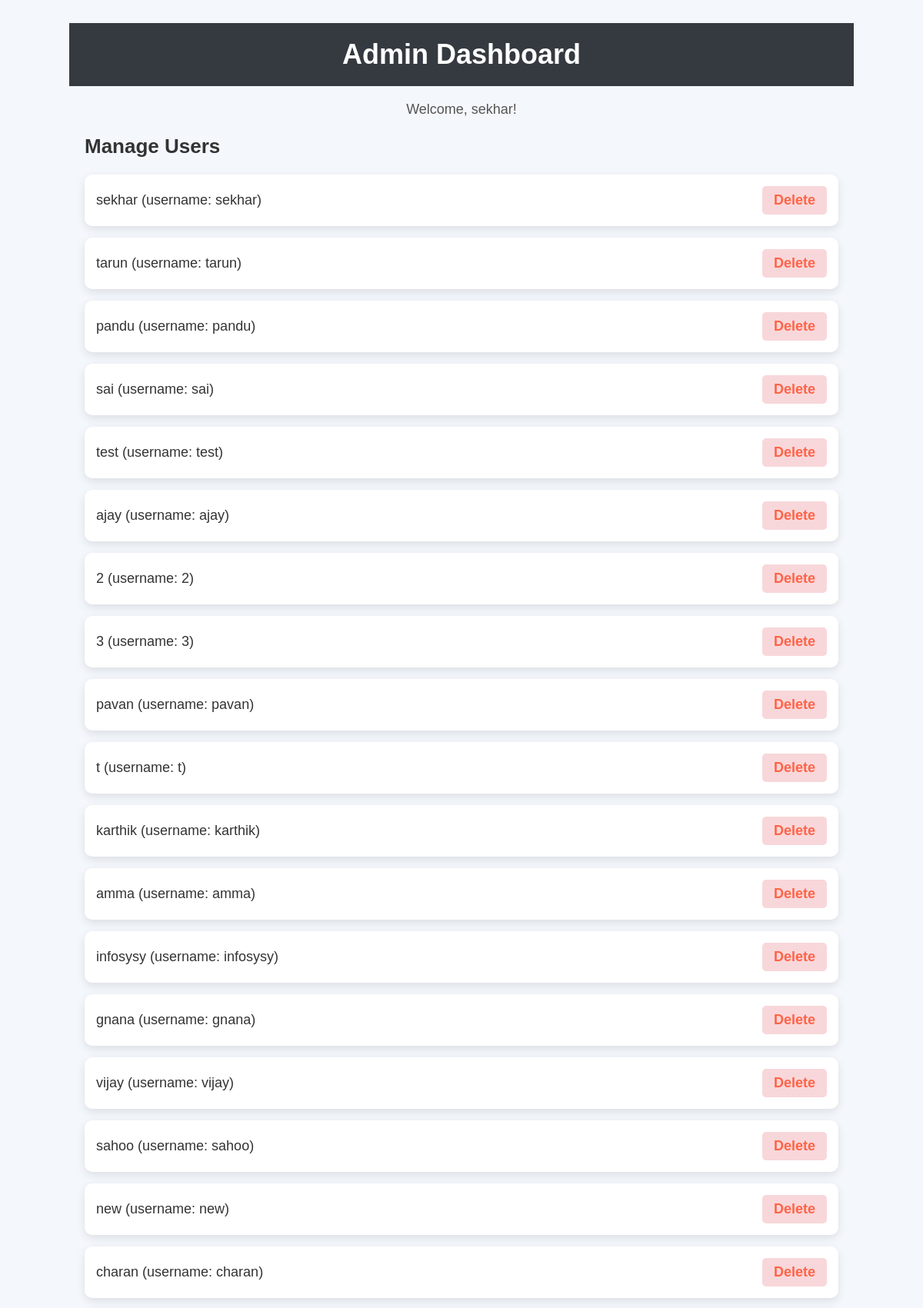
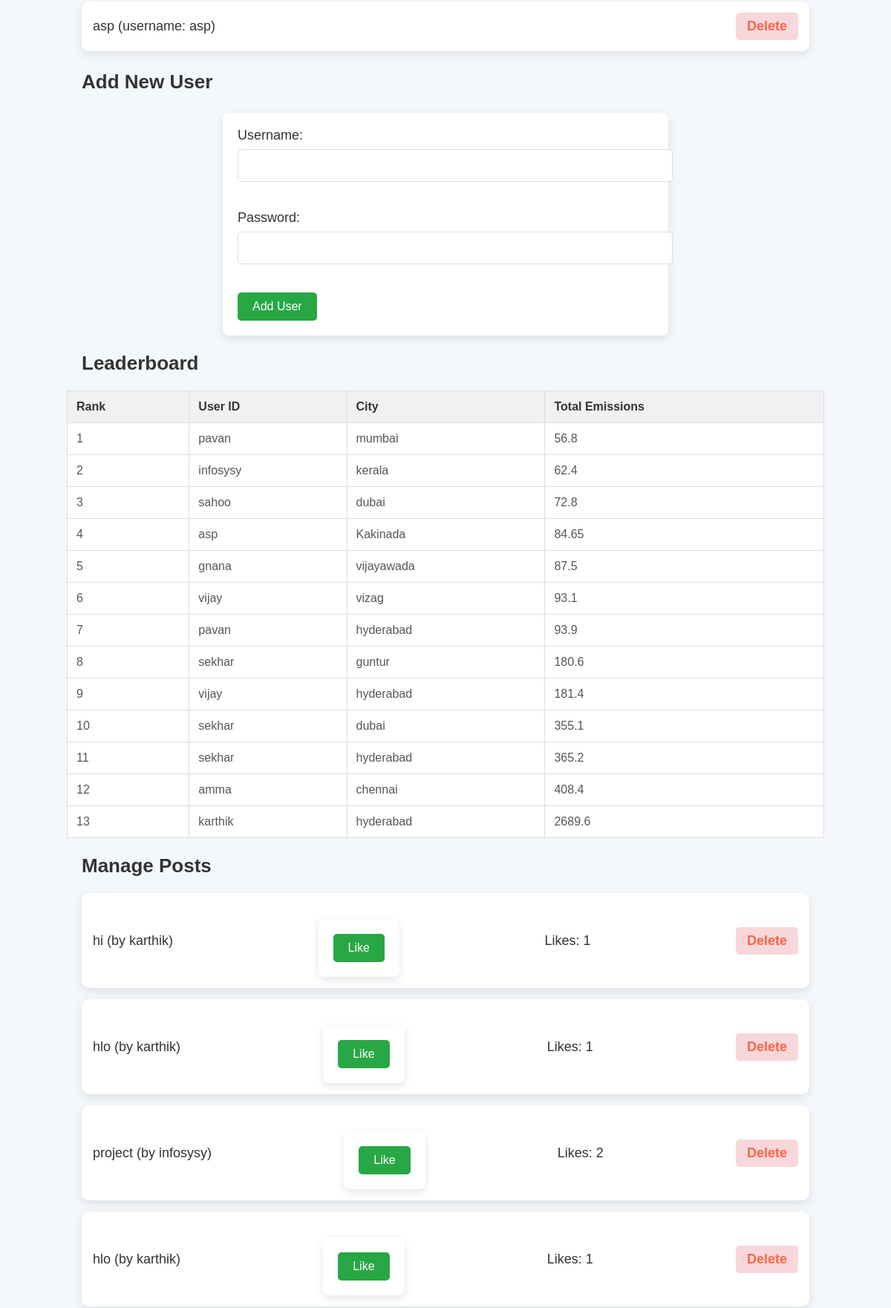
Page /admin (signed in, upper part) on the committed database (2 pictures, top to bottom).
### tables this page shows
CREATE TABLE infosys(username NOT NULL,password INT, is_admin INTEGER DEFAULT 0);

CREATE TABLE carbon_tracker(
    id INTEGER PRIMARY KEY AUTOINCREMENT,
    user_id INTEGER NOT NULL,
    transport_distance REAL,
    mode_of_transport TEXT,
    previous_month_usage REAL,
    todays_usage REAL,
    dry_waste REAL,
    wet_waste REAL,
    created_at DATETIME DEFAULT CURRENT_TIMESTAMP, city varchar(200),
    FOREIGN KEY (user_id) REFERENCES infosys (id)
);

CREATE TABLE community_posts (
    id INTEGER PRIMARY KEY AUTOINCREMENT,
    title TEXT NOT NULL,
    username TEXT NOT NULL,
    likes INTEGER DEFAULT 0,
    created_at TIMESTAMP DEFAULT CURRENT_TIMESTAMP
);

### app.py (the view, shortened to what this page needs)
@app.route('/admin', methods=['GET', 'POST'])
@app.route('/admin', methods=['GET', 'POST'])
def admin():
    if 'username' not in session:
        return redirect('/login')  # Redirect to login if the user is not logged in
    username = session.get('username')
    cursor.execute("SELECT is_admin FROM infosys WHERE username=?", (username,))
    user = cursor.fetchone()
    if user and user[0] == 1:  # Check if the user is an admin
        cursor.execute("SELECT * FROM infosys")
        users = cursor.fetchall()
        cursor.execute("""
            SELECT community_posts.id, community_posts.title, infosys.username,community_posts.likes
            FROM community_posts
            JOIN infosys ON community_posts.username = infosys.username
        """)
        posts = cursor.fetchall()
        cursor.execute("SELECT * FROM comments")
        comments = cursor.fetchall()
        cursor.execute("""
            SELECT user_id, city,
                   SUM(transport_distance * 0.2) +
                   SUM(previous_month_usage * 0.4) +
                   SUM(todays_usage * 0.3) +
                   SUM((dry_waste * 0.1) + (wet_waste * 0.1)) AS total_emissions
            FROM carbon_tracker
            GROUP BY user_id, city
            ORDER BY total_emissions ASC
        """)
        leaderboard_data = cursor.fetchall()
        leaderboard = [
            {"user_id": row[0], "city": row[1], "total_emissions": round(row[2], 2), "rank": index + 1}
            for index, row in enumerate(leaderboard_data)
        ]
        return render_template('admin.html', users=users, posts=posts, comments=comments,leaderboard=leaderboard)
    else:
        return redirect('/index')  # If not an admin, redirect to the user dashboard

### templates/admin.html (shortened to what this page needs)
<!DOCTYPE html>
<html lang="en">
<head>
</head>
<body>
    <div class="container">
        <h1>Admin Dashboard</h1>
        <p>Welcome, {{ session['username'] }}!</p>
        <h2>Manage Users</h2>
        <ul>
            {% for user in users %}
                <li>
                    {{ user[0] }} (username: {{ user[0] }})
                    <a href="{{ url_for('delete_user', user_id=user[0]) }}">Delete</a>
                </li>
            {% endfor %}
        </ul>
        <h3>Add New User</h3>
        <div class="form-container">
            <form method="POST">
                <label for="username">Username:</label>
                <input type="text" id="username" name="username" required><br><br>
                <label for="password">Password:</label>
                <input type="password" id="password" name="password" required><br><br>
                <button type="submit">Add User</button>
            </form>
        </div>
        <h2>Leaderboard</h2>
        <table>
            <thead>
                <tr>
                    <th>Rank</th>
                    <th>User ID</th>
                    <th>City</th>
                    <th>Total Emissions</th>
                </tr>
            </thead>
            <tbody>
                {% for entry in leaderboard %}
                <tr>
                    <td>{{ entry.rank }}</td>
                    <td>{{ entry.user_id }}</td>
                    <td>{{ entry.city }}</td>
                    <td>{{ entry.total_emissions }}</td>
                </tr>
                {% endfor %}
            </tbody>
        </table>
        <h2>Manage Posts</h2>
<ul>
    {% for post in posts %}
        <li>
            {{ post[1] }} (by {{ post[2] }})
            <form action="{{ url_for('like_post', post_id=post[0]) }}" method="POST" style="display:inline;">
                <button type="submit">Like</button>
            </form>
            <span>Likes: {{ post[3] }}</span>
            <a href="{{ url_for('delete_post', post_id=post[0]) }}">Delete</a>
        </li>
    {% endfor %}
</ul>
    </div>
</body>
</html>

### templates/admin.html (style rules this page uses)
body { font-family: 'Arial', sans-serif; background-color: #f4f7fc; margin: 0; padding: 0; color: #333; }
h1 { text-align: center; color: #fff; background-color: #343a40; margin: 0; padding: 20px 0; font-size: 36px; }
p { text-align: center; font-size: 18px; color: #555; margin: 20px 0; }
h2, h3 { color: #333; font-size: 26px; margin-left: 20px; font-weight: bold; }
ul { list-style-type: none; padding: 0; margin: 20px; }
li { background-color: #fff; padding: 15px; margin-bottom: 15px; border-radius: 10px; box-shadow: 0 4px 12px rgba(0, 0, 0, 0.1); display: flex; justify-content: space-between; align-items: center; font-size: 18px; transition: transform 0.3s, box-shadow 0.3s; }
a { text-decoration: none; color: #ff6347; font-weight: bold; background-color: #f8d7da; padding: 8px 15px; border-radius: 5px; transition: background-color 0.3s, color 0.3s; }
.container { width: 85%; max-width: 1200px; margin: 30px auto; }
form { background-color: #fff; padding: 20px; border-radius: 8px; box-shadow: 0 4px 12px rgba(0, 0, 0, 0.1); margin-top: 20px; }
label { font-size: 18px; color: #333; }
input[type="text"], input[type="password"] { width: 100%; padding: 12px; margin-top: 8px; margin-bottom: 20px; border-radius: 5px; border: 1px solid #ddd; font-size: 16px; color: #555; transition: border 0.3s; }
button { background-color: #28a745; color: white; padding: 10px 20px; font-size: 16px; border: none; border-radius: 5px; cursor: pointer; transition: background-color 0.3s; }
.form-container { max-width: 600px; margin: 0 auto; }
table { width: 100%; border-collapse: collapse; margin-top: 20px; }
table, th, td { border: 1px solid #ddd; text-align: left; }
th, td { padding: 12px; }
th { background-color: #f1f1f1; font-weight: bold; color: #333; }
td { background-color: #fff; color: #555; }

### rows in the picture
infosys: username "sekhar"
infosys: username "tarun"
infosys: username "pandu"
infosys: username "sai"
infosys: username "test"
infosys: username "ajay"
infosys: username "2"
infosys: username "3"
infosys: username "pavan"
infosys: username "t"
infosys: username "karthik"
infosys: username "amma"
infosys: username "infosysy"
infosys: username "gnana"
infosys: username "vijay"
infosys: username "sahoo"
infosys: username "new"
infosys: username "charan"
infosys: username "asp"
carbon_tracker: rank "1", user_id "pavan", city "mumbai", total_emissions "56.8"
carbon_tracker: rank "2", user_id "infosysy", city "kerala", total_emissions "62.4"
carbon_tracker: rank "3", user_id "sahoo", city "dubai", total_emissions "72.8"
carbon_tracker: rank "4", user_id "asp", city "Kakinada", total_emissions "84.65"
carbon_tracker: rank "5", user_id "gnana", city "vijayawada", total_emissions "87.5"
carbon_tracker: rank "6", user_id "vijay", city "vizag", total_emissions "93.1"
carbon_tracker: rank "7", user_id "pavan", city "hyderabad", total_emissions "93.9"
community_posts: title "hi", username "karthik", likes "1"
community_posts: title "hlo", username "karthik", likes "1"
community_posts: title "project", username "infosysy", likes "2"
community_posts: title "hlo", username "karthik", likes "1"

### other values in the picture
{{ session['username'] }} "sekhar"
{{ entry.rank }} "8" "9" "10" "11" "12" "13"
{{ entry.user_id }} "sekhar" "vijay" "sekhar" "sekhar" "amma" "karthik"
{{ entry.city }} "guntur" "hyderabad" "dubai" "hyderabad" "chennai" "hyderabad"
{{ entry.total_emissions }} "180.6" "181.4" "355.1" "365.2" "408.4" "2689.6"
